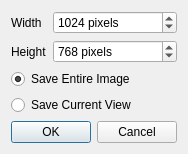
<?xml version="1.0" encoding="UTF-8"?>
<ui version="4.0">
 <class>UtilRasterDialog</class>
 <widget class="QDialog" name="UtilRasterDialog">
  <property name="geometry">
   <rect>
    <x>0</x>
    <y>0</y>
    <width>174</width>
    <height>139</height>
   </rect>
  </property>
  <property name="windowTitle">
   <string>Raster Dialog</string>
  </property>
  <layout class="QFormLayout" name="formLayout">
   <property name="sizeConstraint">
    <enum>QLayout::SetFixedSize</enum>
   </property>
   <item row="0" column="0">
    <widget class="QLabel" name="widthLabel">
     <property name="text">
      <string>Width</string>
     </property>
     <property name="buddy">
      <cstring>widthValue</cstring>
     </property>
    </widget>
   </item>
   <item row="0" column="1">
    <widget class="QSpinBox" name="widthValue">
     <property name="sizePolicy">
      <sizepolicy hsizetype="Expanding" vsizetype="Fixed">
       <horstretch>0</horstretch>
       <verstretch>0</verstretch>
      </sizepolicy>
     </property>
     <property name="accelerated">
      <bool>true</bool>
     </property>
     <property name="suffix">
      <string> pixels</string>
     </property>
     <property name="minimum">
      <number>1</number>
     </property>
     <property name="maximum">
      <number>65536</number>
     </property>
     <property name="value">
      <number>1024</number>
     </property>
    </widget>
   </item>
   <item row="1" column="0">
    <widget class="QLabel" name="heightLabel">
     <property name="text">
      <string>Height</string>
     </property>
     <property name="buddy">
      <cstring>heightValue</cstring>
     </property>
    </widget>
   </item>
   <item row="1" column="1">
    <widget class="QSpinBox" name="heightValue">
     <property name="sizePolicy">
      <sizepolicy hsizetype="Expanding" vsizetype="Fixed">
       <horstretch>0</horstretch>
       <verstretch>0</verstretch>
      </sizepolicy>
     </property>
     <property name="accelerated">
      <bool>true</bool>
     </property>
     <property name="suffix">
      <string> pixels</string>
     </property>
     <property name="minimum">
      <number>1</number>
     </property>
     <property name="maximum">
      <number>65536</number>
     </property>
     <property name="value">
      <number>768</number>
     </property>
    </widget>
   </item>
   <item row="2" column="0" colspan="2">
    <widget class="QRadioButton" name="saveEntireImage">
     <property name="text">
      <string>Save Entire Image</string>
     </property>
     <property name="checked">
      <bool>true</bool>
     </property>
    </widget>
   </item>
   <item row="3" column="0" colspan="2">
    <widget class="QRadioButton" name="saveCurrentView">
     <property name="text">
      <string>Save Current View</string>
     </property>
     <property name="checked">
      <bool>false</bool>
     </property>
    </widget>
   </item>
   <item row="4" column="0" colspan="2">
    <widget class="QDialogButtonBox" name="buttonBox">
     <property name="orientation">
      <enum>Qt::Horizontal</enum>
     </property>
     <property name="standardButtons">
      <set>QDialogButtonBox::Cancel|QDialogButtonBox::Ok</set>
     </property>
    </widget>
   </item>
  </layout>
 </widget>
 <resources/>
 <connections>
  <connection>
   <sender>buttonBox</sender>
   <signal>accepted()</signal>
   <receiver>UtilRasterDialog</receiver>
   <slot>accept()</slot>
  </connection>
  <connection>
   <sender>buttonBox</sender>
   <signal>rejected()</signal>
   <receiver>UtilRasterDialog</receiver>
   <slot>reject()</slot>
  </connection>
 </connections>
</ui>
